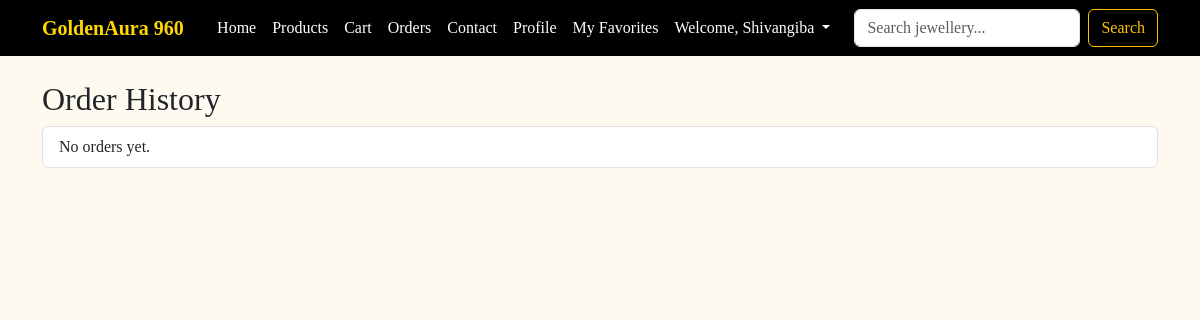
Page /orders/ (signed in) on the earlier database version.
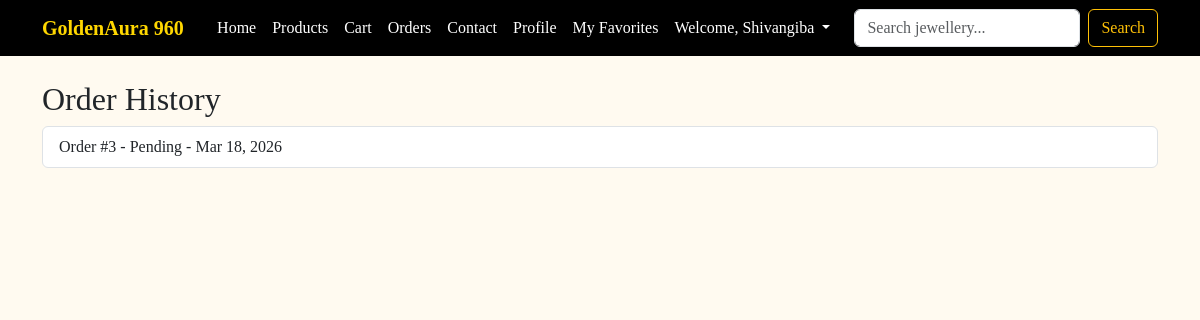
Same page on the later database version.
### store/models.py (models this page shows, shortened)
class Order(models.Model):
    STATUS_CHOICES = [
        ("Pending", "Pending"),
        ("Paid", "Paid"),
        ("Cancelled", "Cancelled"),
    ]
    user = models.ForeignKey(User, on_delete=models.CASCADE)
    products = models.ManyToManyField(Product)
    payment_method = models.CharField(max_length=50)
    status = models.CharField(max_length=20, choices=STATUS_CHOICES, default="Pending")
    created_at = models.DateTimeField(auto_now_add=True)

### store/views.py (the view)
# urls.py: path("orders/", views.order_history, name="order_history"),
@login_required
def order_history(request):
    orders = Order.objects.filter(user=request.user).order_by("-created_at")
    return render(request, "store/order_history.html", {"orders": orders})

### store/templates/store/order_history.html (shortened to what this page needs)
{% extends "store/base.html" %}
{% block content %}
<h2>Order History</h2>
<ul class="list-group">
  {% for order in orders %}
    <li class="list-group-item">
      Order #{{ order.id }} - {{ order.status }} - {{ order.created_at|date:"M d, Y" }}
    </li>
  {% empty %}
    <li class="list-group-item">No orders yet.</li>
  {% endfor %}
</ul>
{% endblock %}

Differences in the rows shown:
added Order: id "3", status "Pending", created_at "Mar 18, 2026"
Other differences:
text no longer shown: "No orders yet."
